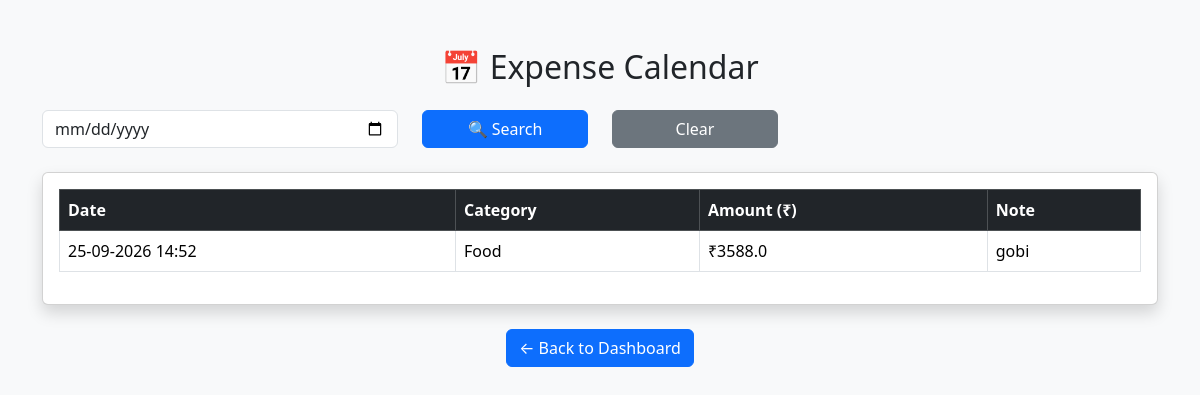
The page /calendar (signed in) on the database as committed earlier.
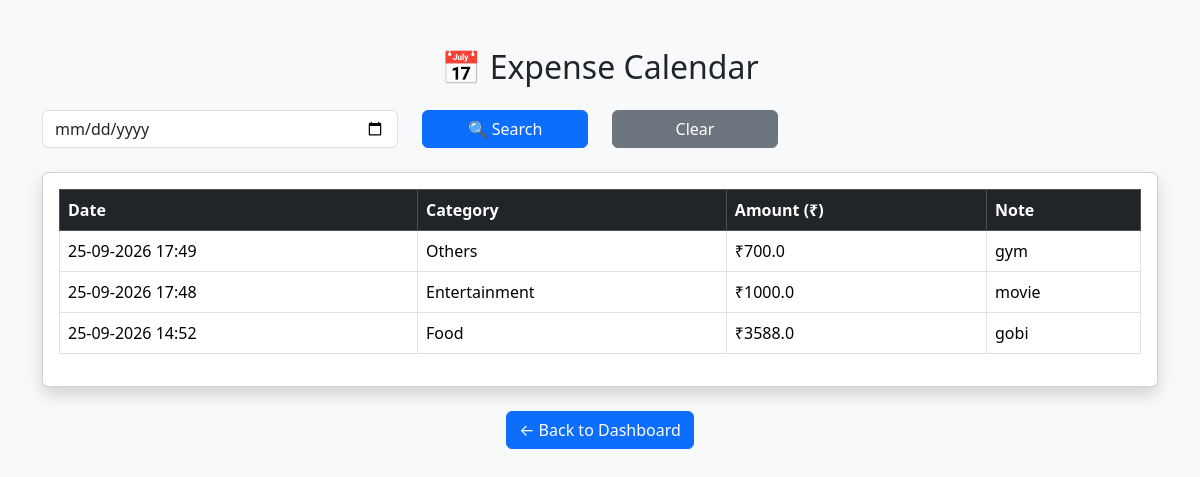
The same page on the database as committed later.
### tables this page shows
CREATE TABLE expenses(
    id INTEGER PRIMARY KEY AUTOINCREMENT,
    amount REAL,
    category TEXT,
    note TEXT,
    date TEXT
, user_id INTEGER);

### app.py (the view)
@app.route("/calendar")
def calendar():
    if "user_id" not in session:
        return redirect("/login")
    user_id = session["user_id"]
    conn = get_db_connection()
    cursor = conn.cursor()
    selected_date = request.args.get("date")
    if selected_date:
        search_date = datetime.strptime(
            selected_date,
            "%Y-%m-%d"
        ).strftime("%d-%m-%Y")
        cursor.execute(
            """
            SELECT *
            FROM expenses
            WHERE user_id=? AND date LIKE ?
            ORDER BY date DESC
            """,
            (user_id, search_date + "%")
        )
    else:
        cursor.execute(
            """
            SELECT *
            FROM expenses
            WHERE user_id=?
            ORDER BY date DESC
            """,
            (user_id,)
        )
    expenses = cursor.fetchall()
    conn.close()
    return render_template(
        "calendar.html",
        expenses=expenses,
        selected_date=selected_date
    )

### app.py (called while the page is built)
def get_db_connection():
    db_path = os.path.join(os.path.dirname(__file__), "finance.db")
    print("Using database:", db_path)
    conn = sqlite3.connect(db_path)
    conn.row_factory = sqlite3.Row
    return conn

### templates/calendar.html (shortened to what this page needs)
<!DOCTYPE html>
<html lang="en">
<head>
    <link href="https://cdn.jsdelivr.net/npm/bootstrap@5.3.7/dist/css/bootstrap.min.css" rel="stylesheet">
</head>
<body class="bg-light">
<div class="container mt-5">
    <h2 class="text-center mb-4">
        📅 Expense Calendar
    </h2>
    <form method="GET" class="row mb-4">
        <div class="col-md-4">
            <input
                type="date"
                class="form-control"
                name="date"
                value="{{ selected_date }}">
        </div>
        <div class="col-md-2">
            <button class="btn btn-primary w-100">
                🔍 Search
            </button>
        </div>
        <div class="col-md-2">
            <a href="/calendar" class="btn btn-secondary w-100">
                Clear
            </a>
        </div>
    </form>
    <div class="card shadow">
        <div class="card-body">
            <table class="table table-bordered table-hover">
                <thead class="table-dark">
                    <tr>
                        <th>Date</th>
                        <th>Category</th>
                        <th>Amount (₹)</th>
                        <th>Note</th>
                    </tr>
                </thead>
                <tbody>
                {% if expenses %}
                    {% for expense in expenses %}
                    <tr>
                        <td>{{ expense.date }}</td>
                        <td>{{ expense.category }}</td>
                        <td>₹{{ expense.amount }}</td>
                        <td>{{ expense.note }}</td>
                    </tr>
                    {% endfor %}
                {% else %}
                    <tr>
                        <td colspan="4" class="text-center text-muted">
                            No expenses found.
                        </td>
                    </tr>
                {% endif %}
                </tbody>
            </table>
        </div>
    </div>
    <div class="text-center mt-4">
        <a href="/dashboard" class="btn btn-primary">
            ← Back to Dashboard
        </a>
    </div>
</div>
</body>
</html>

Rows that differ between the two databases and show on the page:
added expenses: date "25-09-2026 17:49", category "Others", amount "700.0", note "gym"
added expenses: date "25-09-2026 17:48", category "Entertainment", amount "1000.0", note "movie"
